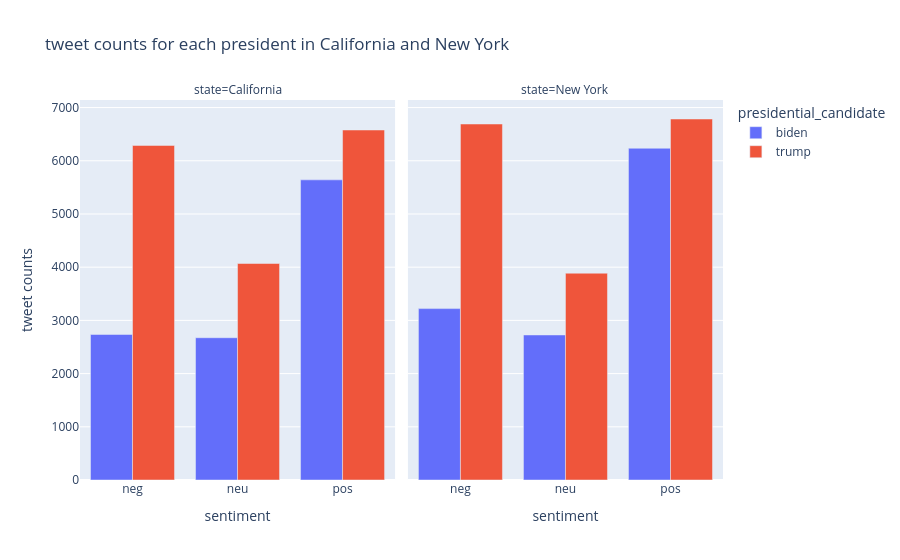

This figure's notebook cell:
### Code cell
fig = px.bar(
    sentiment_by_states_and_president, 
    x="sentiment", 
    y="tweet counts", 
    color="presidential_candidate", 
    barmode="group", 
    facet_col="state",
    title="tweet counts for each president in California and New York",
    category_orders=
    {
        "sentiment": sentiment_by_states_and_president['sentiment'],
        "presidental_candidate": sentiment_by_states_and_president['presidential_candidate']
    }
)
fig.write_image("tweet_count_in_2_states.png")
fig.show()

### Figure 1 — Plotly figure (JSON) as saved in the notebook; plotly's stock layout.template omitted (floating-point values rounded to 4 significant figures)
{"data": [{"alignmentgroup": "True", "hovertemplate": "presidential_candidate=biden<br>state=California<br>sentiment=%{x}<br>tweet counts=%{y}<extra></extra>", "legendgroup": "biden", "marker": {"color": "#636efa", "pattern": {"shape": ""}}, "name": "biden", "offsetgroup": "biden", "orientation": "v", "showlegend": true, "textposition": "auto", "type": "bar", "x": ["neg", "neu", "pos"], "xaxis": "x", "y": [2735, 2674, 5641], "yaxis": "y"}, {"alignmentgroup": "True", "hovertemplate": "presidential_candidate=biden<br>state=New York<br>sentiment=%{x}<br>tweet counts=%{y}<extra></extra>", "legendgroup": "biden", "marker": {"color": "#636efa", "pattern": {"shape": ""}}, "name": "biden", "offsetgroup": "biden", "orientation": "v", "showlegend": false, "textposition": "auto", "type": "bar", "x": ["neg", "neu", "pos"], "xaxis": "x2", "y": [3221, 2726, 6235], "yaxis": "y2"}, {"alignmentgroup": "True", "hovertemplate": "presidential_candidate=trump<br>state=California<br>sentiment=%{x}<br>tweet counts=%{y}<extra></extra>", "legendgroup": "trump", "marker": {"color": "#EF553B", "pattern": {"shape": ""}}, "name": "trump", "offsetgroup": "trump", "orientation": "v", "showlegend": true, "textposition": "auto", "type": "bar", "x": ["neg", "neu", "pos"], "xaxis": "x", "y": [6288, 4069, 6578], "yaxis": "y"}, {"alignmentgroup": "True", "hovertemplate": "presidential_candidate=trump<br>state=New York<br>sentiment=%{x}<br>tweet counts=%{y}<extra></extra>", "legendgroup": "trump", "marker": {"color": "#EF553B", "pattern": {"shape": ""}}, "name": "trump", "offsetgroup": "trump", "orientation": "v", "showlegend": false, "textposition": "auto", "type": "bar", "x": ["neg", "neu", "pos"], "xaxis": "x2", "y": [6691, 3887, 6785], "yaxis": "y2"}], "layout": {"annotations": [{"font": {}, "showarrow": false, "text": "state=California", "x": 0.245, "xanchor": "center", "xref": "paper", "y": 1, "yanchor": "bottom", "yref": "paper"}, {"font": {}, "showarrow": false, "text": "state=New York", "x": 0.755, "xanchor": "center", "xref": "paper", "y": 1, "yanchor": "bottom", "yref": "paper"}], "barmode": "group", "legend": {"title": {"text": "presidential_candidate"}, "tracegroupgap": 0}, "title": {"text": "tweet counts for each president in California and New York"}, "xaxis": {"anchor": "y", "categoryarray": ["neg", "neg", "neu", "neu", "pos", "pos", "neg", "neg", "neu", "neu", "pos", "pos"], "categoryorder": "array", "domain": [0, 0.49], "title": {"text": "sentiment"}}, "xaxis2": {"anchor": "y2", "categoryarray": ["neg", "neg", "neu", "neu", "pos", "pos", "neg", "neg", "neu", "neu", "pos", "pos"], "categoryorder": "array", "domain": [0.51, 1], "matches": "x", "title": {"text": "sentiment"}}, "yaxis": {"anchor": "x", "domain": [0, 1], "title": {"text": "tweet counts"}}, "yaxis2": {"anchor": "x2", "domain": [0, 1], "matches": "y", "showticklabels": false}}}
